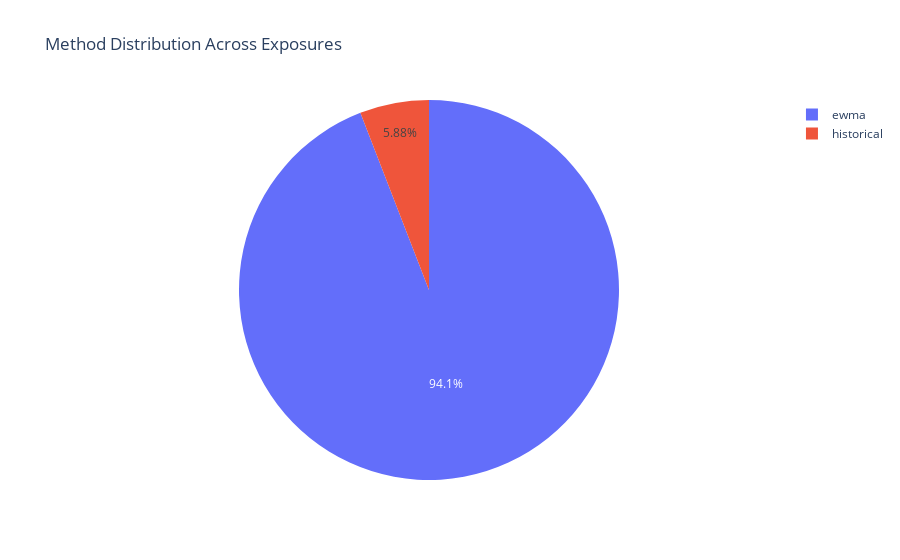

Notebook source saved alongside this figure:
### Markdown cell above
## 4. Method Selection Analysis

Each exposure gets an optimal method (Historical, EWMA, or GARCH) selected based on validation performance.

### Code cell
# Get exposure summary
exposure_summary = analyzer.get_exposure_summary()

print("METHOD SELECTION ANALYSIS")
print("=========================")
print()
print("Exposure-Level Method Selection:")
print(exposure_summary[['exposure', 'method', 'lambda', 'lookback_days']].to_string(index=False))

# Plot method distribution
fig = visualizer.plot_method_distribution(method_distribution)
plt.show()

# Interactive version
fig_interactive = visualizer.plot_method_distribution(method_distribution, interactive=True)
fig_interactive.show()

### Figure 1 — Plotly figure (JSON) as saved in the notebook; plotly's stock layout.template omitted (floating-point values rounded to 4 significant figures)
{"data": [{"domain": {"x": [0, 1], "y": [0, 1]}, "hovertemplate": "label=%{label}<br>value=%{value}<extra></extra>", "labels": ["ewma", "historical"], "legendgroup": "", "name": "", "showlegend": true, "type": "pie", "values": [16, 1]}], "layout": {"legend": {"tracegroupgap": 0}, "title": {"text": "Method Distribution Across Exposures"}}}
